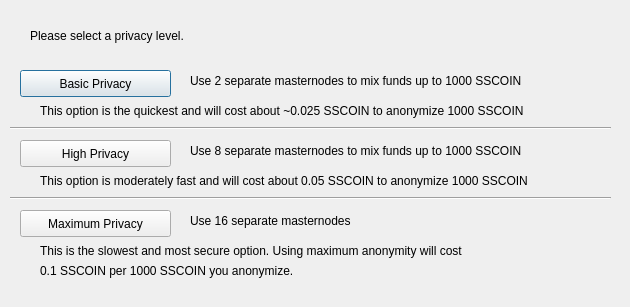
<?xml version="1.0" encoding="UTF-8"?>
<ui version="4.0">
 <class>DarksendConfig</class>
 <widget class="QDialog" name="DarksendConfig">
  <property name="geometry">
   <rect>
    <x>0</x>
    <y>0</y>
    <width>630</width>
    <height>307</height>
   </rect>
  </property>
  <property name="windowTitle">
   <string>Configure PrivateSend</string>
  </property>
  <widget class="QPushButton" name="buttonBasic">
   <property name="geometry">
    <rect>
     <x>20</x>
     <y>70</y>
     <width>151</width>
     <height>27</height>
    </rect>
   </property>
   <property name="text">
    <string>Basic Privacy</string>
   </property>
  </widget>
  <widget class="QPushButton" name="buttonHigh">
   <property name="geometry">
    <rect>
     <x>20</x>
     <y>140</y>
     <width>151</width>
     <height>27</height>
    </rect>
   </property>
   <property name="text">
    <string>High Privacy</string>
   </property>
  </widget>
  <widget class="QPushButton" name="buttonMax">
   <property name="geometry">
    <rect>
     <x>20</x>
     <y>210</y>
     <width>151</width>
     <height>27</height>
    </rect>
   </property>
   <property name="text">
    <string>Maximum Privacy</string>
   </property>
  </widget>
  <widget class="QLabel" name="label">
   <property name="geometry">
    <rect>
     <x>30</x>
     <y>20</y>
     <width>571</width>
     <height>31</height>
    </rect>
   </property>
   <property name="text">
    <string>Please select a privacy level.</string>
   </property>
  </widget>
  <widget class="QLabel" name="label_2">
   <property name="geometry">
    <rect>
     <x>190</x>
     <y>70</y>
     <width>421</width>
     <height>21</height>
    </rect>
   </property>
   <property name="text">
    <string>Use 2 separate masternodes to mix funds up to 1000 SSCOIN</string>
   </property>
  </widget>
  <widget class="QLabel" name="label_3">
   <property name="geometry">
    <rect>
     <x>190</x>
     <y>140</y>
     <width>411</width>
     <height>21</height>
    </rect>
   </property>
   <property name="text">
    <string>Use 8 separate masternodes to mix funds up to 1000 SSCOIN</string>
   </property>
  </widget>
  <widget class="QLabel" name="label_4">
   <property name="geometry">
    <rect>
     <x>190</x>
     <y>210</y>
     <width>421</width>
     <height>21</height>
    </rect>
   </property>
   <property name="text">
    <string>Use 16 separate masternodes</string>
   </property>
  </widget>
  <widget class="QLabel" name="label_6">
   <property name="geometry">
    <rect>
     <x>40</x>
     <y>100</y>
     <width>561</width>
     <height>21</height>
    </rect>
   </property>
   <property name="text">
    <string>This option is the quickest and will cost about ~0.025 SSCOIN to anonymize 1000 SSCOIN</string>
   </property>
  </widget>
  <widget class="QLabel" name="label_7">
   <property name="geometry">
    <rect>
     <x>40</x>
     <y>170</y>
     <width>561</width>
     <height>21</height>
    </rect>
   </property>
   <property name="text">
    <string>This option is moderately fast and will cost about 0.05 SSCOIN to anonymize 1000 SSCOIN</string>
   </property>
  </widget>
  <widget class="QLabel" name="label_8">
   <property name="geometry">
    <rect>
     <x>40</x>
     <y>240</y>
     <width>561</width>
     <height>21</height>
    </rect>
   </property>
   <property name="text">
    <string>This is the slowest and most secure option. Using maximum anonymity will cost</string>
   </property>
  </widget>
  <widget class="QLabel" name="label_9">
   <property name="geometry">
    <rect>
     <x>40</x>
     <y>260</y>
     <width>561</width>
     <height>21</height>
    </rect>
   </property>
   <property name="text">
    <string>0.1 SSCOIN per 1000 SSCOIN you anonymize.</string>
   </property>
  </widget>
  <widget class="Line" name="line">
   <property name="geometry">
    <rect>
     <x>10</x>
     <y>120</y>
     <width>601</width>
     <height>16</height>
    </rect>
   </property>
   <property name="orientation">
    <enum>Qt::Horizontal</enum>
   </property>
  </widget>
  <widget class="Line" name="line_2">
   <property name="geometry">
    <rect>
     <x>10</x>
     <y>190</y>
     <width>601</width>
     <height>16</height>
    </rect>
   </property>
   <property name="orientation">
    <enum>Qt::Horizontal</enum>
   </property>
  </widget>
 </widget>
 <resources/>
 <connections/>
</ui>
